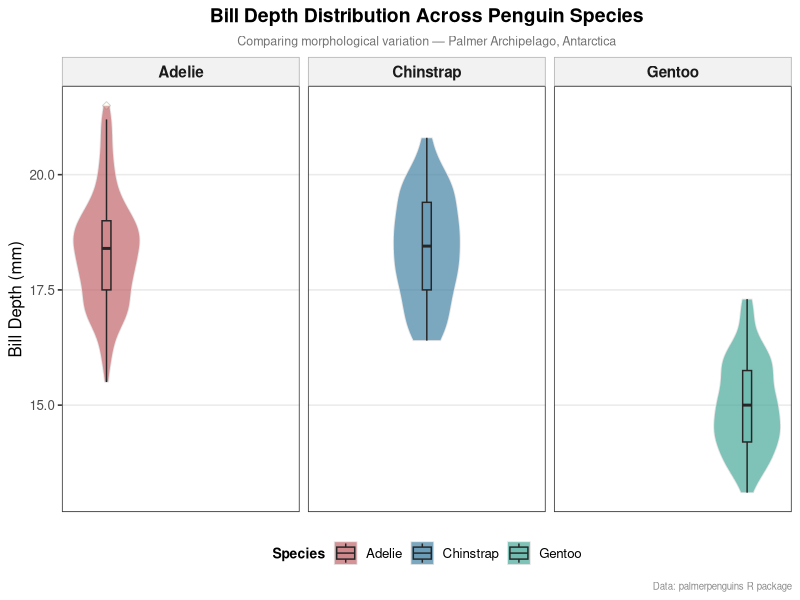

The R script that drew this image:
# penguin_distribution.R
# Project 1: Categorical Distributions & Morphized Anatomy
# Visualizing bill depth variation across Antarctic penguin species

# ── 0. Packages ───────────────────────────────────────────────────────────────
install.packages("palmerpenguins", quiet = TRUE)
install.packages("ggplot2", quiet = TRUE)

library(palmerpenguins)
library(ggplot2)

# ── 1. Load and clean data ────────────────────────────────────────────────────
data("penguins")
clean_df <- penguins[complete.cases(penguins), ]   # remove rows with any NA

# ── 2. Define a custom color palette per species ──────────────────────────────
my_colors <- c(
  "Adelie"    = "#C1666B",   # muted red
  "Chinstrap" = "#4281A4",   # ocean blue
  "Gentoo"    = "#48A999"    # teal green
)

# ── 3. Construct the multi-panel figure ───────────────────────────────────────
fig <- ggplot(clean_df, aes(x = species, y = bill_depth_mm, fill = species)) +

  # Violin layer — shows the full density distribution
  geom_violin(
    trim      = TRUE,
    alpha     = 0.7,
    color     = "grey90",
    linewidth = 0.3
  ) +

  # Boxplot layer — marks exact quartiles inside the violin
  geom_boxplot(
    width         = 0.12,
    alpha         = 0.25,
    color         = "grey15",
    linewidth     = 0.5,
    outlier.shape = 23,
    outlier.fill  = "lightyellow",
    outlier.color = "grey30",
    outlier.size  = 1.8
  ) +

  # Separate panel per species
  facet_grid(. ~ species) +

  # Apply custom color mapping
  scale_fill_manual(values = my_colors) +

  # Axis and title labels
  labs(
    title    = "Bill Depth Distribution Across Penguin Species",
    subtitle = "Comparing morphological variation — Palmer Archipelago, Antarctica",
    x        = NULL,
    y        = "Bill Depth (mm)",
    fill     = "Species",
    caption  = "Data: palmerpenguins R package"
  ) +

  # Clean theme styling
  theme_bw(base_size = 12) +
  theme(
    plot.title         = element_text(face = "bold", size = 14, hjust = 0.5),
    plot.subtitle      = element_text(size = 9, hjust = 0.5, color = "grey45"),
    plot.caption       = element_text(size = 7, color = "grey55", hjust = 1),
    strip.text         = element_text(face = "bold", size = 11),
    strip.background   = element_rect(fill = "grey95", color = "grey70"),
    axis.text.x        = element_blank(),
    axis.ticks.x       = element_blank(),
    legend.position    = "bottom",
    legend.title       = element_text(face = "bold", size = 10),
    panel.grid.minor   = element_blank(),
    panel.grid.major.x = element_blank()
  )

# ── 4. Export as high-resolution PNG ─────────────────────────────────────────
ggsave(
  filename = "penguin_distribution.png",
  plot     = fig,
  width    = 11,
  height   = 6.5,
  dpi      = 300
)

message("Done! penguin_distribution.png has been saved.")
